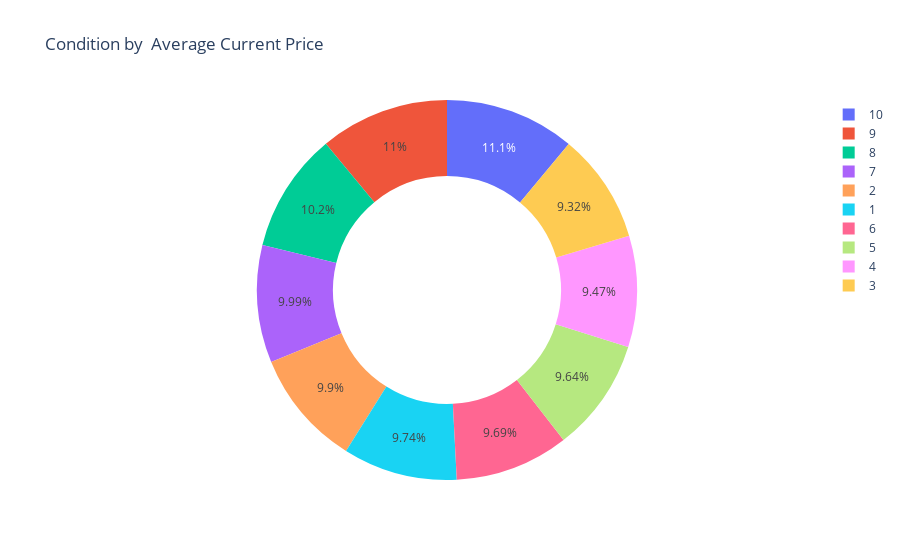

The notebook cell saved with this chart:
### Code cell
px.pie(cond_by_prc,names='condition',values='current price',
      hole=0.6,title='Condition by  Average Current Price')

### Figure 1 — Plotly figure (JSON) as saved in the notebook; plotly's stock layout.template omitted (floating-point values rounded to 4 significant figures)
{"data": [{"domain": {"x": [0, 1], "y": [0, 1]}, "hole": 0.6, "hovertemplate": "condition=%{label}<br>current price=%{value}<extra></extra>", "labels": [1, 2, 3, 4, 5, 6, 7, 8, 9, 10], "legendgroup": "", "name": "", "showlegend": true, "type": "pie", "values": [300200.0, 305200.0, 287400.0, 291900.0, 297100.0, 298800.0, 308100.0, 314300.0, 339300.0, 341300.0]}], "layout": {"legend": {"tracegroupgap": 0}, "title": {"text": "Condition by  Average Current Price"}}}
